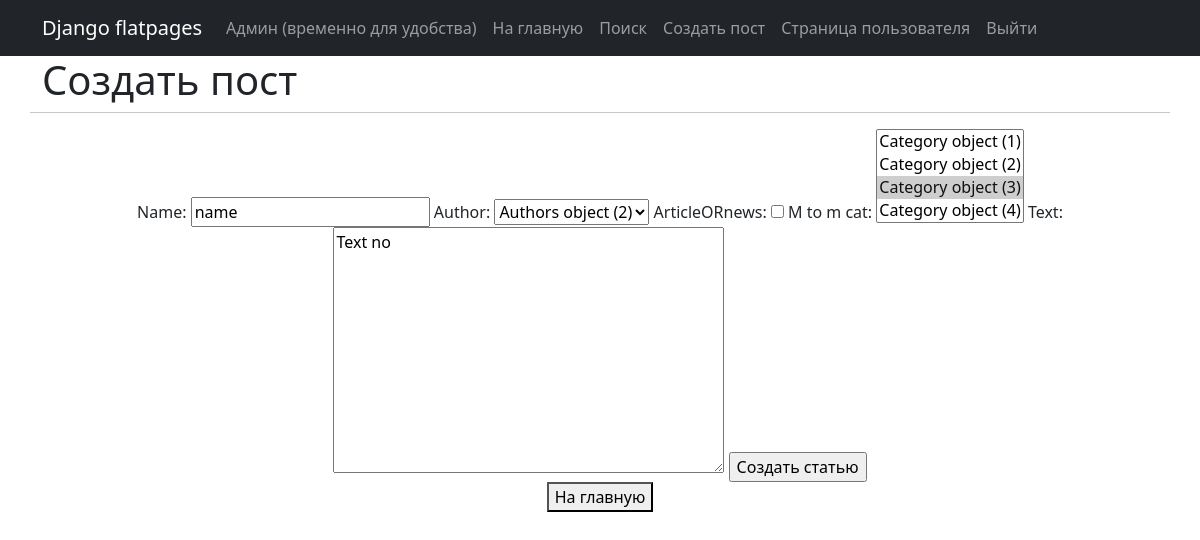
The page /news/9/edit (signed in) on the database its author committed.
### news/models.py (models this page shows, shortened)
class Post(models.Model):
    author = models.ForeignKey(Authors, on_delete=models.CASCADE)
    articleORnews = models.BooleanField()  # article true / news false
    date_time = models.DateTimeField(auto_now_add=True)
    m_to_m_cat = models.ManyToManyField(Category, through="PostCategory")
    name = models.CharField(max_length=255)
    text = models.TextField()
    rating = models.IntegerField(default=0)

### news/views.py (the view)
# urls.py: path('<int:pk>/edit', PostEdit.as_view(), name='post_update'),
class PostEdit(PermissionRequiredMixin, LoginRequiredMixin, UpdateView):
    permission_required = ('news.add_Post', 'news.change_Post')
    template_name = 'CreateNews.html'
    form_class = NewsForm
    def get_object(self, **kwargs):
        id = self.kwargs.get('pk')
        return Post.objects.get(pk=id)

### news/forms.py
class NewsForm(ModelForm):
    class Meta:
        model = Post
        fields = ['name', 'author', 'articleORnews', 'm_to_m_cat', 'text']

### templates/CreateNews.html (shortened to what this page needs)
{% extends 'flatpages/default.html' %}
{% block content %}
    <h1>Создать пост</h1>
    <hr>
<div class="col-lg-12 text-center">
<form method="POST">
    {{ form }}
    <input type="submit" value="Создать статью">
</form>
</div>
<div class="col-lg-12 text-center">
<form action="/news">
    <button>На главную</button>
</form>
</div>
{% endblock content %}

### rows shown on the page
Post: name "name", author "Authors object (2)", text "Text no"
